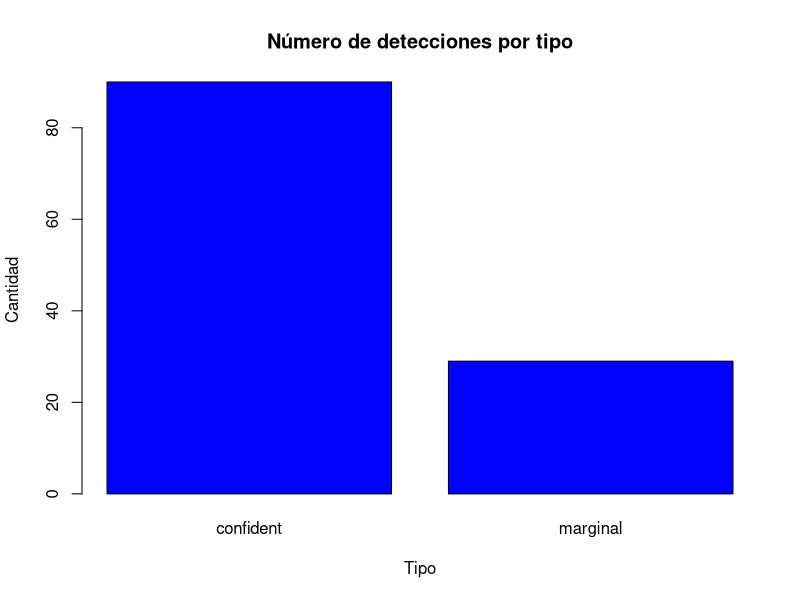
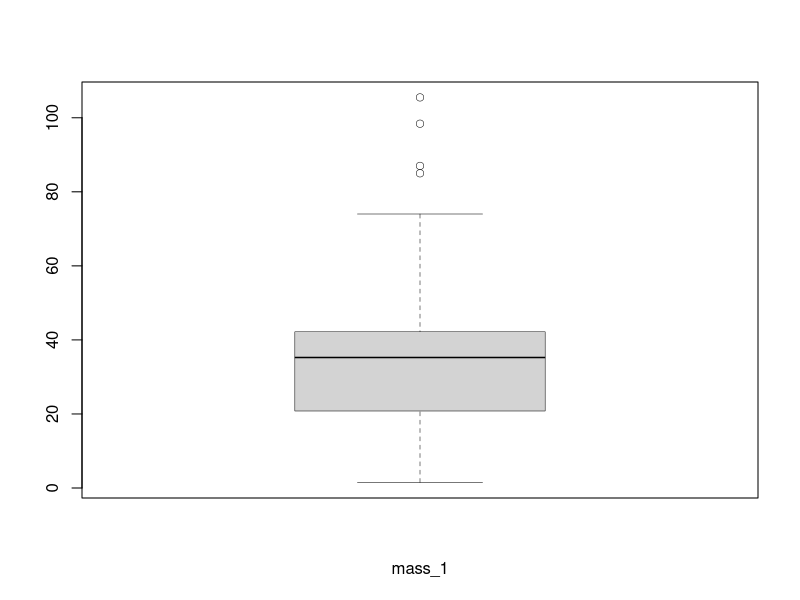
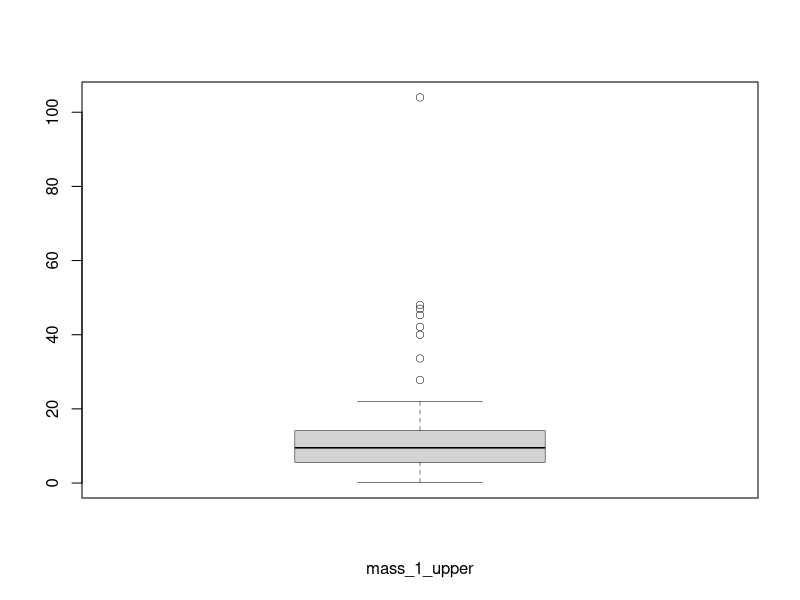
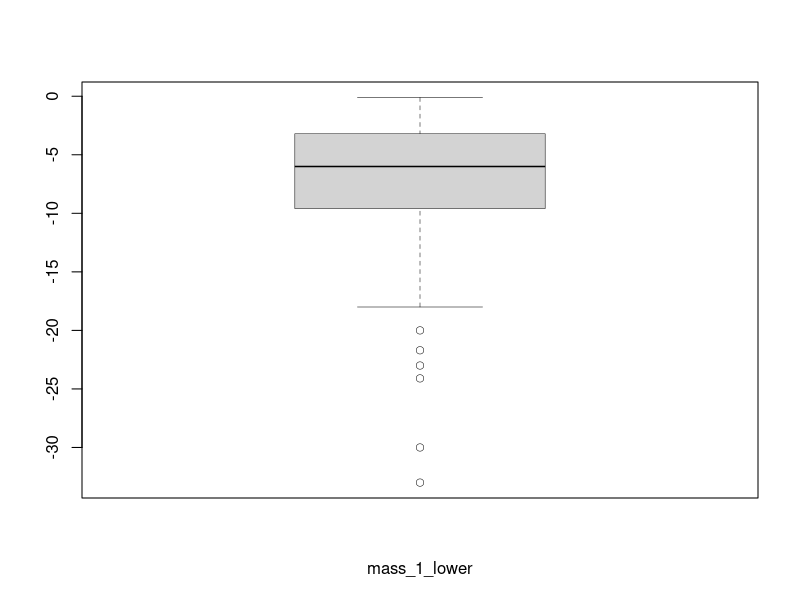
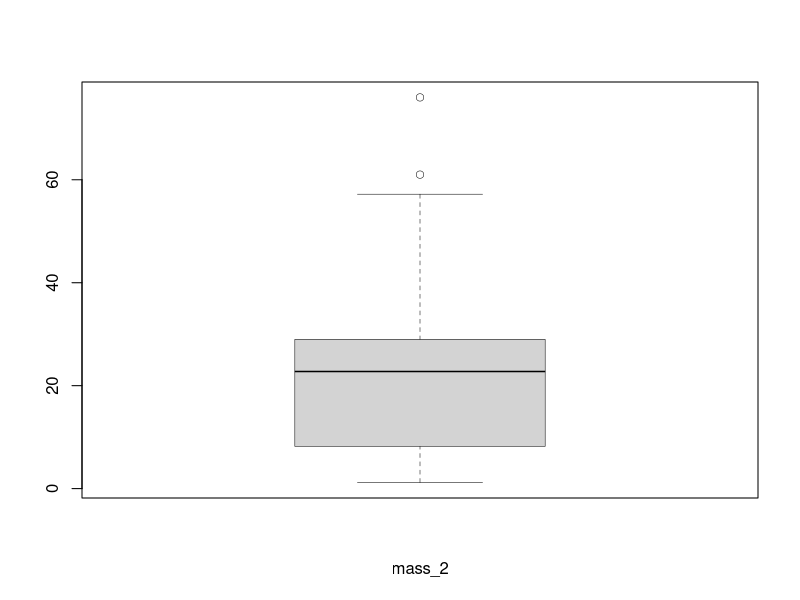
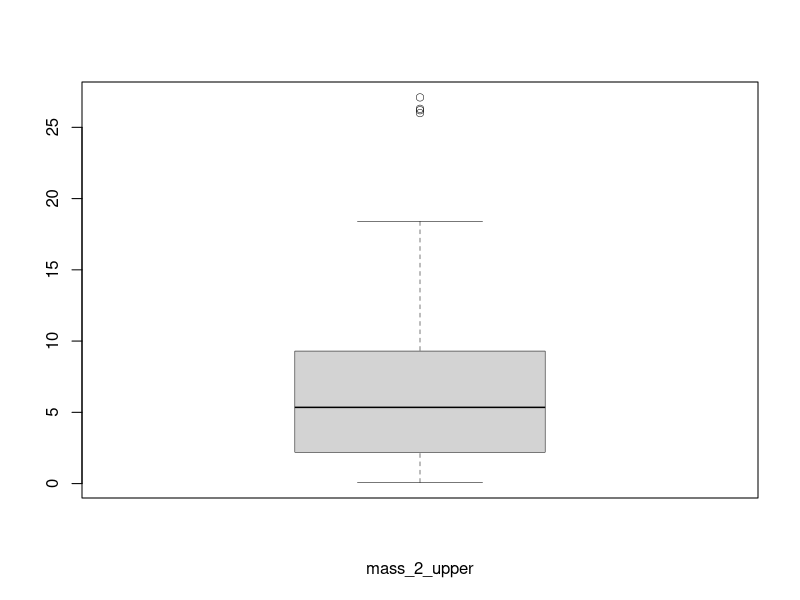
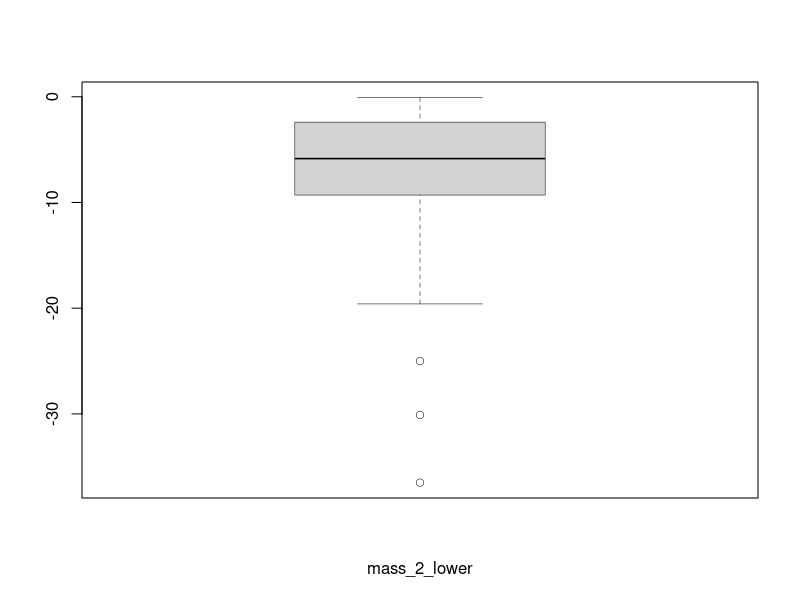
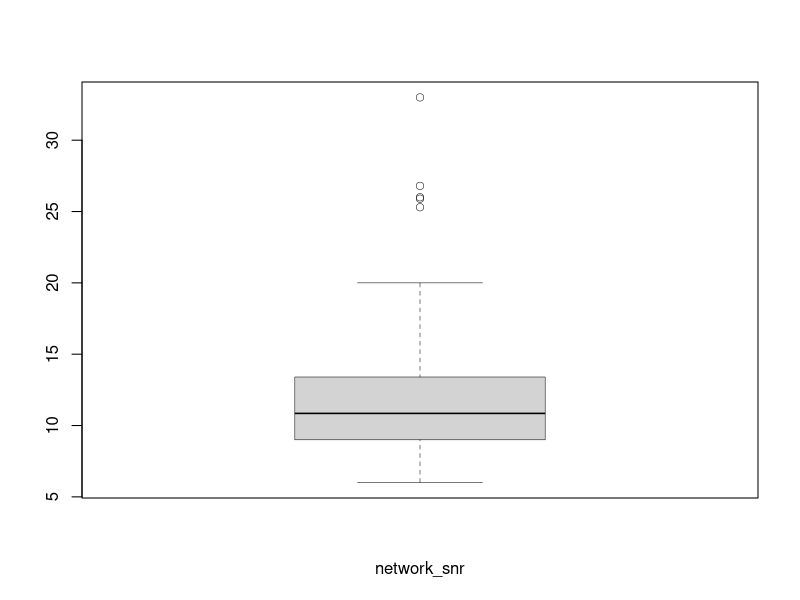

Here is the R script that generated these plots, in order:
## ---- chunk 1
knitr::opts_chunk$set(echo = TRUE)
## ---- chunk 2
# https://cran.r-project.org/web/packages/ggplot2/index.html
if (!require('ggplot2')) install.packages('ggplot2'); library('ggplot2')
# https://cran.r-project.org/web/packages/dplyr/index.html
if (!require('dplyr')) install.packages('dplyr'); library('dplyr')
## ---- chunk 3
dataset <- read.csv('../dataset/detecciones_ondas_gravitacionales.csv',                             stringsAsFactors = FALSE)
filas=dim(dataset)[1]
## ---- chunk 4
str(dataset)
## ---- chunk 5
 dataset$false_alarm_rate <- as.numeric(dataset$false_alarm_rate)
 dataset$p_astro <- as.numeric(dataset$p_astro)
 dataset$final_mass <- as.numeric(dataset$final_mass)

## ---- chunk 6
dataset$fecha <- as.POSIXct(dataset$gps, origin="1980-01-06", tz="UTC")
## ---- chunk 7
library(stringr)
dataset$tipo <- ifelse(str_detect(dataset$release, "confident"), "confident", "marginal")
## ---- chunk 8
plot(factor(dataset$tipo),main="Número de detecciones por tipo",xlab="Tipo"
     , ylab="Cantidad",col = "blue")
## ---- chunk 9
# Eliminamos las filas de las ondas gravitacionales no confirmadas
dt_confident <- dataset[dataset$tipo!='marginal',]
## ---- chunk 10
summary(dt_confident)
## ---- chunk 11
colSums(is.na(dt_confident))
## ---- chunk 12
# Tomamos los registros con valores NA
vacios <- which(is.na(dt_confident$final_mass)) 

# Generamos nuestro modelo de regresión lineal
modelo_fm <- lm(final_mass ~ mass_1+mass_2+chirp_mass, data=dt_confident)

# Evaluamos el modelo
summary(modelo_fm)

## ---- chunk 13
# Rellenamos los datos
dt_confident$final_mass[vacios] <- predict(modelo_fm, 
                                           newdata=dt_confident[vacios,c(34,5,8,23)] )

# Redondeamos a dos decimales
dt_confident$final_mass[vacios] <- round(dt_confident$final_mass[vacios],2)
## ---- chunk 14
# Tomamos los registros con valores NA
vacios <- which(is.na(dt_confident$total_mass)) 

# Generamos nuestro modelo de regresión lineal
modelo_tm <- lm(total_mass ~ chirp_mass+chi_eff+final_mass, data=dt_confident)

# Evaluamos el modelo
summary(modelo_tm)
## ---- chunk 15
# Rellenamos los datos
dt_confident$total_mass[vacios] <- predict(modelo_tm, 
                                           newdata=dt_confident[vacios,c(20,23,17,34)] )

# Redondeamos a dos decimales
dt_confident$total_mass[vacios] <- round(dt_confident$total_mass[vacios],2)
## ---- chunk 16
# Eliminar columnas del dataframe
columnas_borrar <- c("version","release","gps","detector_frame_chirp_mass",
                     "detector_frame_chirp_mass_upper",
                     "detector_frame_chirp_mass_lower", "tipo",
                     "network_snr_upper","network_snr_lower",
                     "final_mass_upper","final_mass_lower","total_mass_upper",
                     "total_mass_lower","false_alarm_rate","p_astro")

ondas_g <- dt_confident[ , !(names(dt_confident) %in% columnas_borrar)]

head(ondas_g,5)
## ---- chunk 17

ondas_g_num <- ondas_g %>% select(-name, -fecha)
invisible(lapply(1:ncol(ondas_g_num), function(i) boxplot(ondas_g_num[, i], xlab = names(ondas_g_num)[i],lwd = 0.5)))
#boxplot(ondas_g_num)
